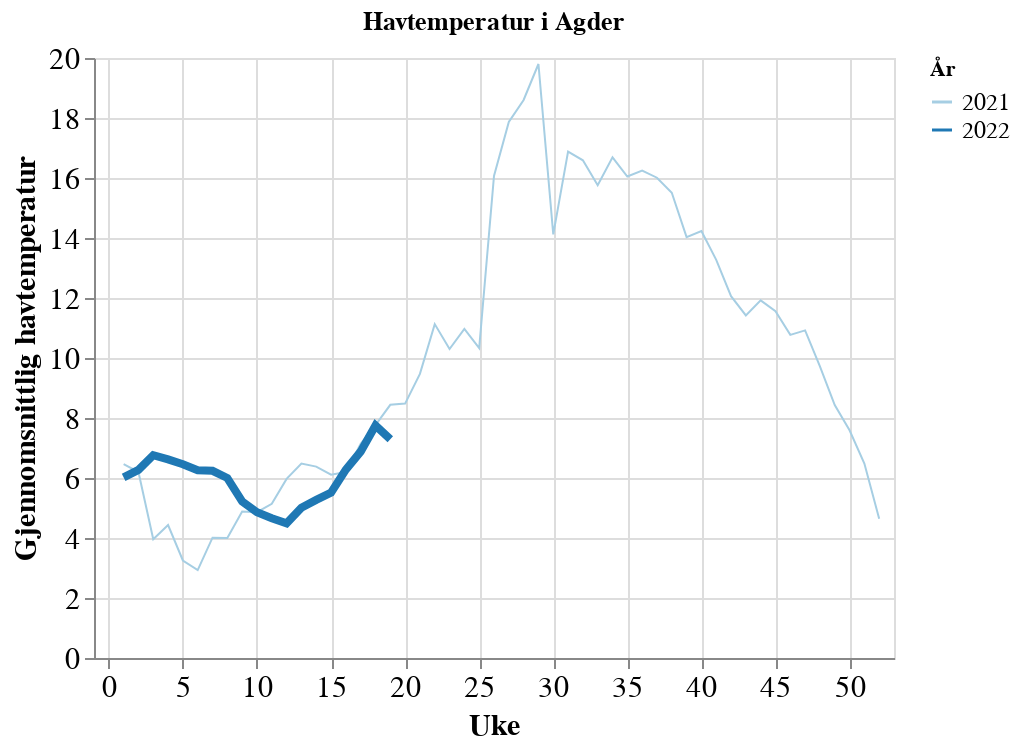

Notebook cell for this chart:
### Markdown cell above
### Here we create the temperature plots

### Code cell
ls.average_sjotemp(year_range=[2021,2022], 
                   week_range=[0,52], 
                   location_level="Sone", 
                   location='Agder',
                   y_scale=None)

### Figure 1 — Vega-Lite specification as saved in the notebook (floating-point values rounded to 4 significant figures)
{"config": {"view": {"continuousWidth": 400, "continuousHeight": 300}, "axis": {"labelFontSize": 15, "titleFontSize": 15}, "legend": {"columns": 1, "labelFontSize": 12, "labelLimit": 500, "symbolLimit": 100}}, "data": {"name": "data-009093a91f98b27fc5b9b809dbaec500"}, "mark": "line", "encoding": {"color": {"field": "year", "scale": {"domain": [2021.0, 2022.0], "scheme": "paired"}, "title": "År", "type": "nominal"}, "opacity": {"condition": {"value": 1, "selection": "selector009"}, "value": 0.2}, "size": {"field": "y", "legend": null, "type": "nominal"}, "tooltip": [{"field": "sjotemperatur", "type": "quantitative"}], "x": {"field": "uke", "scale": {"domain": [-1, 53]}, "sort": "ascending", "title": "Uke", "type": "quantitative"}, "y": {"field": "sjotemperatur", "title": "Gjennomsnittlig havtemperatur", "type": "quantitative"}}, "selection": {"selector009": {"type": "multi", "fields": ["year"], "bind": "legend"}, "selector010": {"type": "interval", "bind": "scales", "encodings": ["x", "y"]}}, "title": "Havtemperatur i Agder", "$schema": "https://vega.github.io/schema/vega-lite/v4.17.0.json", "datasets": {"data-009093a91f98b27fc5b9b809dbaec500": [{"uke": 1, "år": 2021.0, "sjotemperatur": 6.46, "voksne_hunnlus": 0.08, "bevegelige_lus": 0.46, "fastsittende_lus": 0.02, "year": 2021, "y": 2021}, {"uke": 1, "år": 2022.0, "sjotemperatur": 6.02, "voksne_hunnlus": 0.06, "bevegelige_lus": 0.09, "fastsittende_lus": 0.06, "year": 2022, "y": 2022}, {"uke": 2, "år": 2021.0, "sjotemperatur": 6.2, "voksne_hunnlus": 0.11, "bevegelige_lus": 0.42, "fastsittende_lus": 0.11, "year": 2021, "y": 2021}, {"uke": 2, "år": 2022.0, "sjotemperatur": 6.27, "voksne_hunnlus": 0.17, "bevegelige_lus": 0.25, "fastsittende_lus": 0.04, "year": 2022, "y": 2022}, {"uke": 3, "år": 2021.0, "sjotemperatur": 3.96, "voksne_hunnlus": 0.12, "bevegelige_lus": 0.55, "fastsittende_lus": 0.22, "year": 2021, "y": 2021}, {"uke": 3, "år": 2022.0, "sjotemperatur": 6.76, "voksne_hunnlus": 0.05, "bevegelige_lus": 0.05, "fastsittende_lus": 0.0, "year": 2022, "y": 2022}, {"uke": 4, "år": 2021.0, "sjotemperatur": 4.43, "voksne_hunnlus": 0.11, "bevegelige_lus": 0.58, "fastsittende_lus": 0.13, "year": 2021, "y": 2021}, {"uke": 4, "år": 2022.0, "sjotemperatur": 6.62, "voksne_hunnlus": 0.01, "bevegelige_lus": 0.06, "fastsittende_lus": 0.01, "year": 2022, "y": 2022}, {"uke": 5, "år": 2022.0, "sjotemperatur": 6.46, "voksne_hunnlus": 0.04, "bevegelige_lus": 0.18, "fastsittende_lus": 0.02, "year": 2022, "y": 2022}, {"uke": 5, "år": 2021.0, "sjotemperatur": 3.25, "voksne_hunnlus": 0.17, "bevegelige_lus": 0.82, "fastsittende_lus": 0.34, "year": 2021, "y": 2021}, {"uke": 6, "år": 2021.0, "sjotemperatur": 2.93, "voksne_hunnlus": 0.12, "bevegelige_lus": 0.83, "fastsittende_lus": 0.34, "year": 2021, "y": 2021}, {"uke": 6, "år": 2022.0, "sjotemperatur": 6.26, "voksne_hunnlus": 0.01, "bevegelige_lus": 0.04, "fastsittende_lus": 0.01, "year": 2022, "y": 2022}, {"uke": 7, "år": 2021.0, "sjotemperatur": 4.01, "voksne_hunnlus": 0.13, "bevegelige_lus": 0.92, "fastsittende_lus": 0.21, "year": 2021, "y": 2021}, {"uke": 7, "år": 2022.0, "sjotemperatur": 6.24, "voksne_hunnlus": 0.02, "bevegelige_lus": 0.04, "fastsittende_lus": 0.02, "year": 2022, "y": 2022}, {"uke": 8, "år": 2021.0, "sjotemperatur": 4.0, "voksne_hunnlus": 0.12, "bevegelige_lus": 0.68, "fastsittende_lus": 0.04, "year": 2021, "y": 2021}, {"uke": 8, "år": 2022.0, "sjotemperatur": 6.0, "voksne_hunnlus": 0.01, "bevegelige_lus": 0.04, "fastsittende_lus": 0.02, "year": 2022, "y": 2022}, {"uke": 9, "år": 2022.0, "sjotemperatur": 5.22, "voksne_hunnlus": 0.02, "bevegelige_lus": 0.06, "fastsittende_lus": 0.02, "year": 2022, "y": 2022}, {"uke": 9, "år": 2021.0, "sjotemperatur": 4.88, "voksne_hunnlus": 0.1, "bevegelige_lus": 0.65, "fastsittende_lus": 0.08, "year": 2021, "y": 2021}, {"uke": 10, "år": 2021.0, "sjotemperatur": 4.86, "voksne_hunnlus": 0.1, "bevegelige_lus": 0.83, "fastsittende_lus": 0.14, "year": 2021, "y": 2021}, {"uke": 10, "år": 2022.0, "sjotemperatur": 4.86, "voksne_hunnlus": 0.04, "bevegelige_lus": 0.37, "fastsittende_lus": 0.06, "year": 2022, "y": 2022}, {"uke": 11, "år": 2021.0, "sjotemperatur": 5.14, "voksne_hunnlus": 0.1, "bevegelige_lus": 0.53, "fastsittende_lus": 0.05, "year": 2021, "y": 2021}, {"uke": 11, "år": 2022.0, "sjotemperatur": 4.66, "voksne_hunnlus": 0.03, "bevegelige_lus": 0.07, "fastsittende_lus": 0.01, "year": 2022, "y": 2022}, {"uke": 12, "år": 2021.0, "sjotemperatur": 5.97, "voksne_hunnlus": 0.1, "bevegelige_lus": 0.55, "fastsittende_lus": 0.12, "year": 2021, "y": 2021}, {"uke": 12, "år": 2022.0, "sjotemperatur": 4.49, "voksne_hunnlus": 0.02, "bevegelige_lus": 0.06, "fastsittende_lus": 0.02, "year": 2022, "y": 2022}, {"uke": 13, "år": 2021.0, "sjotemperatur": 6.48, "voksne_hunnlus": 0.07, "bevegelige_lus": 0.3, "fastsittende_lus": 0.14, "year": 2021, "y": 2021}, {"uke": 13, "år": 2022.0, "sjotemperatur": 5.01, "voksne_hunnlus": 0.02, "bevegelige_lus": 0.07, "fastsittende_lus": 0.03, "year": 2022, "y": 2022}, {"uke": 14, "år": 2021.0, "sjotemperatur": 6.38, "voksne_hunnlus": 0.07, "bevegelige_lus": 0.29, "fastsittende_lus": 0.14, "year": 2021, "y": 2021}, {"uke": 14, "år": 2022.0, "sjotemperatur": 5.27, "voksne_hunnlus": 0.02, "bevegelige_lus": 0.08, "fastsittende_lus": 0.02, "year": 2022, "y": 2022}, {"uke": 15, "år": 2021.0, "sjotemperatur": 6.11, "voksne_hunnlus": 0.05, "bevegelige_lus": 0.58, "fastsittende_lus": 0.22, "year": 2021, "y": 2021}, {"uke": 15, "år": 2022.0, "sjotemperatur": 5.51, "voksne_hunnlus": 0.02, "bevegelige_lus": 0.05, "fastsittende_lus": 0.01, "year": 2022, "y": 2022}, {"uke": 16, "år": 2021.0, "sjotemperatur": 6.2, "voksne_hunnlus": 0.04, "bevegelige_lus": 0.32, "fastsittende_lus": 0.19, "year": 2021, "y": 2021}, {"uke": 16, "år": 2022.0, "sjotemperatur": 6.28, "voksne_hunnlus": 0.02, "bevegelige_lus": 0.08, "fastsittende_lus": 0.0, "year": 2022, "y": 2022}, {"uke": 17, "år": 2021.0, "sjotemperatur": 7.14, "voksne_hunnlus": 0.12, "bevegelige_lus": 0.24, "fastsittende_lus": 0.02, "year": 2021, "y": 2021}, {"uke": 17, "år": 2022.0, "sjotemperatur": 6.88, "voksne_hunnlus": 0.03, "bevegelige_lus": 0.09, "fastsittende_lus": 0.01, "year": 2022, "y": 2022}, {"uke": 18, "år": 2022.0, "sjotemperatur": 7.75, "voksne_hunnlus": 0.02, "bevegelige_lus": 0.07, "fastsittende_lus": 0.0, "year": 2022, "y": 2022}, {"uke": 18, "år": 2021.0, "sjotemperatur": 7.76, "voksne_hunnlus": 0.0, "bevegelige_lus": 0.1, "fastsittende_lus": 0.05, "year": 2021, "y": 2021}, {"uke": 19, "år": 2021.0, "sjotemperatur": 8.44, "voksne_hunnlus": 0.06, "bevegelige_lus": 0.42, "fastsittende_lus": 0.08, "year": 2021, "y": 2021}, {"uke": 19, "år": 2022.0, "sjotemperatur": 7.29, "voksne_hunnlus": 0.03, "bevegelige_lus": 0.06, "fastsittende_lus": 0.01, "year": 2022, "y": 2022}, {"uke": 20, "år": 2021.0, "sjotemperatur": 8.48, "voksne_hunnlus": 0.02, "bevegelige_lus": 0.05, "fastsittende_lus": 0.09, "year": 2021, "y": 2021}, {"uke": 21, "år": 2021.0, "sjotemperatur": 9.47, "voksne_hunnlus": 0.0, "bevegelige_lus": 0.0, "fastsittende_lus": 0.0, "year": 2021, "y": 2021}, {"uke": 22, "år": 2021.0, "sjotemperatur": 11.13, "voksne_hunnlus": 0.0, "bevegelige_lus": 0.0, "fastsittende_lus": 0.0, "year": 2021, "y": 2021}, {"uke": 23, "år": 2021.0, "sjotemperatur": 10.3, "voksne_hunnlus": 0.0, "bevegelige_lus": 0.0, "fastsittende_lus": 0.0, "year": 2021, "y": 2021}, {"uke": 24, "år": 2021.0, "sjotemperatur": 10.97, "voksne_hunnlus": 0.0, "bevegelige_lus": 0.03, "fastsittende_lus": 0.0, "year": 2021, "y": 2021}, {"uke": 25, "år": 2021.0, "sjotemperatur": 10.33, "voksne_hunnlus": 0.0, "bevegelige_lus": 0.01, "fastsittende_lus": 0.0, "year": 2021, "y": 2021}, {"uke": 26, "år": 2021.0, "sjotemperatur": 16.07, "voksne_hunnlus": 0.0, "bevegelige_lus": 0.0, "fastsittende_lus": 0.0, "year": 2021, "y": 2021}, {"uke": 27, "år": 2021.0, "sjotemperatur": 17.87, "voksne_hunnlus": 0.0, "bevegelige_lus": 0.01, "fastsittende_lus": 0.0, "year": 2021, "y": 2021}, {"uke": 28, "år": 2021.0, "sjotemperatur": 18.6, "voksne_hunnlus": 0.0, "bevegelige_lus": 0.0, "fastsittende_lus": 0.0, "year": 2021, "y": 2021}, {"uke": 29, "år": 2021.0, "sjotemperatur": 19.8, "voksne_hunnlus": 0.02, "bevegelige_lus": 0.37, "fastsittende_lus": 0.08, "year": 2021, "y": 2021}, {"uke": 30, "år": 2021.0, "sjotemperatur": 14.12, "voksne_hunnlus": 0.0, "bevegelige_lus": 0.0, "fastsittende_lus": 0.0, "year": 2021, "y": 2021}, {"uke": 31, "år": 2021.0, "sjotemperatur": 16.88, "voksne_hunnlus": 0.0, "bevegelige_lus": 0.03, "fastsittende_lus": 0.01, "year": 2021, "y": 2021}, {"uke": 32, "år": 2021.0, "sjotemperatur": 16.59, "voksne_hunnlus": 0.0, "bevegelige_lus": 0.02, "fastsittende_lus": 0.0, "year": 2021, "y": 2021}, {"uke": 33, "år": 2021.0, "sjotemperatur": 15.76, "voksne_hunnlus": 0.0, "bevegelige_lus": 0.02, "fastsittende_lus": 0.03, "year": 2021, "y": 2021}, {"uke": 34, "år": 2021.0, "sjotemperatur": 16.69, "voksne_hunnlus": 0.0, "bevegelige_lus": 0.01, "fastsittende_lus": 0.0, "year": 2021, "y": 2021}, {"uke": 35, "år": 2021.0, "sjotemperatur": 16.05, "voksne_hunnlus": 0.0, "bevegelige_lus": 0.09, "fastsittende_lus": 0.01, "year": 2021, "y": 2021}, {"uke": 36, "år": 2021.0, "sjotemperatur": 16.25, "voksne_hunnlus": 0.01, "bevegelige_lus": 0.01, "fastsittende_lus": 0.0, "year": 2021, "y": 2021}, {"uke": 37, "år": 2021.0, "sjotemperatur": 16.01, "voksne_hunnlus": 0.01, "bevegelige_lus": 0.02, "fastsittende_lus": 0.01, "year": 2021, "y": 2021}, {"uke": 38, "år": 2021.0, "sjotemperatur": 15.51, "voksne_hunnlus": 0.01, "bevegelige_lus": 0.01, "fastsittende_lus": 0.0, "year": 2021, "y": 2021}, {"uke": 39, "år": 2021.0, "sjotemperatur": 14.03, "voksne_hunnlus": 0.01, "bevegelige_lus": 0.02, "fastsittende_lus": 0.01, "year": 2021, "y": 2021}, {"uke": 40, "år": 2021.0, "sjotemperatur": 14.23, "voksne_hunnlus": 0.01, "bevegelige_lus": 0.02, "fastsittende_lus": 0.0, "year": 2021, "y": 2021}, {"uke": 41, "år": 2021.0, "sjotemperatur": 13.27, "voksne_hunnlus": 0.01, "bevegelige_lus": 0.01, "fastsittende_lus": 0.0, "year": 2021, "y": 2021}, {"uke": 42, "år": 2021.0, "sjotemperatur": 12.06, "voksne_hunnlus": 0.01, "bevegelige_lus": 0.01, "fastsittende_lus": 0.01, "year": 2021, "y": 2021}, {"uke": 43, "år": 2021.0, "sjotemperatur": 11.42, "voksne_hunnlus": 0.01, "bevegelige_lus": 0.02, "fastsittende_lus": 0.0, "year": 2021, "y": 2021}, {"uke": 44, "år": 2021.0, "sjotemperatur": 11.92, "voksne_hunnlus": 0.01, "bevegelige_lus": 0.04, "fastsittende_lus": 0.0, "year": 2021, "y": 2021}, {"uke": 45, "år": 2021.0, "sjotemperatur": 11.56, "voksne_hunnlus": 0.02, "bevegelige_lus": 0.03, "fastsittende_lus": 0.01, "year": 2021, "y": 2021}, {"uke": 46, "år": 2021.0, "sjotemperatur": 10.77, "voksne_hunnlus": 0.02, "bevegelige_lus": 0.03, "fastsittende_lus": 0.01, "year": 2021, "y": 2021}, {"uke": 47, "år": 2021.0, "sjotemperatur": 10.92, "voksne_hunnlus": 0.02, "bevegelige_lus": 0.04, "fastsittende_lus": 0.02, "year": 2021, "y": 2021}, {"uke": 48, "år": 2021.0, "sjotemperatur": 9.72, "voksne_hunnlus": 0.02, "bevegelige_lus": 0.04, "fastsittende_lus": 0.02, "year": 2021, "y": 2021}, {"uke": 49, "år": 2021.0, "sjotemperatur": 8.43, "voksne_hunnlus": 0.02, "bevegelige_lus": 0.04, "fastsittende_lus": 0.04, "year": 2021, "y": 2021}, {"uke": 50, "år": 2021.0, "sjotemperatur": 7.59, "voksne_hunnlus": 0.02, "bevegelige_lus": 0.05, "fastsittende_lus": 0.03, "year": 2021, "y": 2021}, {"uke": 51, "år": 2021.0, "sjotemperatur": 6.48, "voksne_hunnlus": 0.03, "bevegelige_lus": 0.07, "fastsittende_lus": 0.04, "year": 2021, "y": 2021}, {"uke": 52, "år": 2021.0, "sjotemperatur": 4.64, "voksne_hunnlus": 0.03, "bevegelige_lus": 0.04, "fastsittende_lus": 0.02, "year": 2021, "y": 2021}]}}
